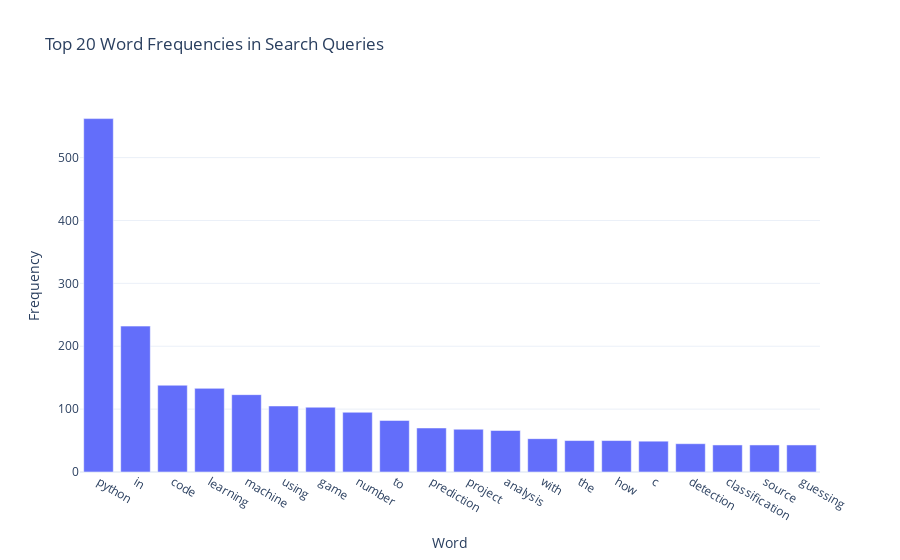

The cell this chart's notebook holds for it:
### Markdown cell above
## Word Frequency Analysis

### Code cell
data['Top Queries'] = data['Top queries'].astype(str)
all_queries = ' '.join(data['Top queries'])
cleaned_queries = re.sub(r'[^a-zA-Z\s]', '', all_queries).lower()
words = cleaned_queries.split()
word_freq = Counter(words)
word_freq_df = pd.DataFrame(word_freq.items(), columns=['Word', 'Frequency']).sort_values(by='Frequency', ascending=False)

fig = px.bar(word_freq_df.head(20), x='Word', y='Frequency', title='Top 20 Word Frequencies in Search Queries')
fig.show()

### Figure 1 — Plotly figure (JSON) as saved in the notebook; plotly's stock layout.template omitted (floating-point values rounded to 4 significant figures)
{"data": [{"alignmentgroup": "True", "hovertemplate": "Word=%{x}<br>Frequency=%{y}<extra></extra>", "legendgroup": "", "marker": {"color": "#636efa", "pattern": {"shape": ""}}, "name": "", "offsetgroup": "", "orientation": "v", "showlegend": false, "textposition": "auto", "type": "bar", "x": ["python", "in", "code", "learning", "machine", "using", "game", "number", "to", "prediction", "project", "analysis", "with", "the", "how", "c", "detection", "classification", "source", "guessing"], "xaxis": "x", "y": [562, 232, 138, 133, 123, 105, 103, 95, 82, 70, 68, 66, 53, 50, 50, 49, 45, 43, 43, 43], "yaxis": "y"}], "layout": {"autosize": true, "barmode": "relative", "legend": {"tracegroupgap": 0}, "title": {"text": "Top 20 Word Frequencies in Search Queries"}, "xaxis": {"anchor": "y", "autorange": true, "domain": [0, 1], "range": [-0.5, 19.5], "title": {"text": "Word"}, "type": "category"}, "yaxis": {"anchor": "x", "autorange": true, "domain": [0, 1], "range": [0, 591.6], "title": {"text": "Frequency"}, "type": "linear"}}}
